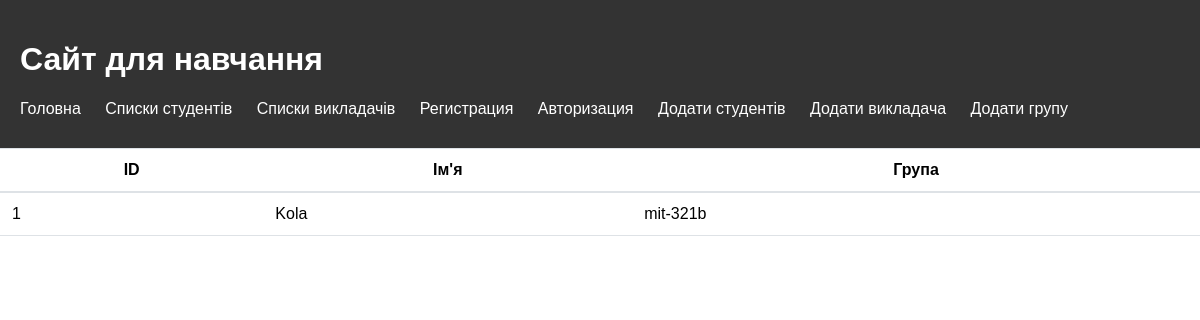
Before: /list_teacher with the older database file.
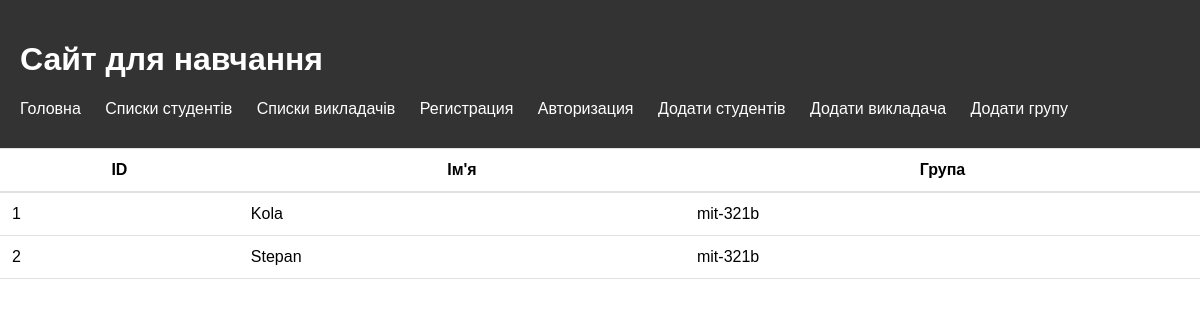
After: the same page with the newer database file.
### edu/models.py (models this page shows, shortened)
class Teacher(models.Model):
    name = models.CharField(max_length=100)
    group = models.ForeignKey(Group, on_delete=models.CASCADE,null=True)

class Group(models.Model):
    name = models.CharField(max_length=100)
    def __str__(self):
        return self.name

### edu/views.py (the view)
# urls.py: path('list_teacher',ListTeacherView.as_view(),name='teacher'),
class ListTeacherView(View):
    def get(self, request):
        teacher = Teacher.objects.all()
        context = {'teacher':teacher}
        return render(request, 'list_teacher.html',context=context)

### templates/list_teacher.html
{% extends 'base.html' %}
{% load static %}
{% block style %}
    <link rel="stylesheet" type="text/css" href="{% static 'css/liststyle.css' %}">
{% endblock style %}
{% block content %}
<table>
  <thead>
    <tr>
      <th>ID</th>
      <th>Ім'я</th>
      <th>Група</th>
    </tr>
  </thead>
  <tbody>
    {% for i in teacher %}
      <tr>
        <td>{{ i.id }}</td>
        <td>{{ i.name }}</td>
        <td>{{ i.group }} </td>
      </tr>
    {% endfor %}
  </tbody>
</table>
{% endblock content %}

Changed rows visible on the page:
added Teacher: id "2", name "Stepan", group "mit-321b"
